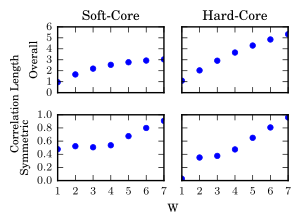

Recreate this plot in Python.
from __future__ import division
from matplotlib import pyplot as plt
import numpy as np
from DataAnalysis import PEPS_plots as pp
from PEPS import IO_helper as IO
from PEPS.CylinderPEPS import run
import sfig

Ls = range(1,7+1)

IO.go_to_data_parent('softcoreboson', parent='Data//FBI-TM')
IO.add_to_path()
state = IO.get_state()

ev_to_corr = lambda e: -1/np.log(np.abs(e))
phase = lambda e: 'e^(i pi {})'.format(IO.round_sig(np.angle(e)/np.pi, 2))

scb_ans = {}
for L in Ls:
    tmspec = run.load_transfer_matrix_spectrum(state, L)
    norm = tmspec[(0, 0)][0]
    symev0 = tmspec[(0, 0)][1]/norm
    ev1 = tmspec[(0, 1)][0]/norm

    scb_ans[L] = ev_to_corr(ev1), phase(ev1), ev_to_corr(symev0), phase(symev0)

IO.go_to_data_parent('hardcoreboson', parent='Data//FBI-TM')
IO.add_to_path()
state = IO.get_state()

hcb_ans = {}
for L in Ls:
    tmspec = run.load_transfer_matrix_spectrum(state, L)
    norm = tmspec[(0, 0)][0]
    symev0 = tmspec[(0, 0)][1]/norm
    ev1 = tmspec[(0, 1)][0]/norm
    hcb_ans[L] = ev_to_corr(ev1), phase(ev1), ev_to_corr(symev0), phase(symev0)

from tabulate import tabulate
data = [(L,)+scb_ans[L]+hcb_ans[L] for L in Ls]
print tabulate(data, ['L', 'SCB O', '', 'SCB S', '', 'HCB O', '', 'HCB S', ''])

from SimplePEPS.tools.plot import subplots
(fig, axs), bigax = subplots(2, 2, sharex='all', sharey='row')

plt.sca(axs[0][0])
plt.plot([d[0] for d in data], [d[1] for d in data], ls='', marker='.')
plt.sca(axs[1][0])
plt.plot([d[0] for d in data], [d[3] for d in data], ls='', marker='.')
plt.sca(axs[0][1])
plt.plot([d[0] for d in data], [d[5] for d in data], ls='', marker='.')
plt.sca(axs[1][1])
plt.plot([d[0] for d in data], [d[7] for d in data], ls='', marker='.')


bigax.set_ylabel('Correlation Length', labelpad=12)
bigax.set_xlabel('W')
axs[0][0].set_ylabel('Overall')
axs[0][0].set_title('Soft-Core')
axs[0][1].set_title('Hard-Core')
axs[1][0].set_ylabel('Symmetric')
plt.tight_layout()
plt.show()
